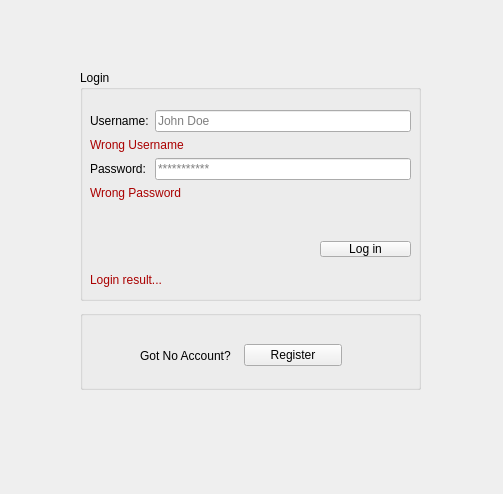
<?xml version="1.0" encoding="UTF-8"?>
<ui version="4.0">
 <class>LoginPage</class>
 <widget class="QWidget" name="LoginPage">
  <property name="geometry">
   <rect>
    <x>0</x>
    <y>0</y>
    <width>503</width>
    <height>494</height>
   </rect>
  </property>
  <property name="minimumSize">
   <size>
    <width>503</width>
    <height>494</height>
   </size>
  </property>
  <property name="maximumSize">
   <size>
    <width>503</width>
    <height>494</height>
   </size>
  </property>
  <property name="windowTitle">
   <string>Form</string>
  </property>
  <property name="styleSheet">
   <string notr="true"/>
  </property>
  <widget class="QGroupBox" name="groupBox">
   <property name="geometry">
    <rect>
     <x>80</x>
     <y>70</y>
     <width>341</width>
     <height>231</height>
    </rect>
   </property>
   <property name="styleSheet">
    <string notr="true"/>
   </property>
   <property name="title">
    <string>Login</string>
   </property>
   <widget class="QPushButton" name="login_pbn">
    <property name="geometry">
     <rect>
      <x>240</x>
      <y>171</y>
      <width>91</width>
      <height>16</height>
     </rect>
    </property>
    <property name="styleSheet">
     <string notr="true"/>
    </property>
    <property name="text">
     <string>Log in</string>
    </property>
   </widget>
   <widget class="QWidget" name="formLayoutWidget">
    <property name="geometry">
     <rect>
      <x>10</x>
      <y>40</y>
      <width>321</width>
      <height>119</height>
     </rect>
    </property>
    <layout class="QFormLayout" name="formLayout">
     <item row="0" column="0">
      <widget class="QLabel" name="username_lbl">
       <property name="styleSheet">
        <string notr="true"/>
       </property>
       <property name="text">
        <string>Username:</string>
       </property>
      </widget>
     </item>
     <item row="0" column="1">
      <widget class="QLineEdit" name="username_led">
       <property name="styleSheet">
        <string notr="true"/>
       </property>
       <property name="placeholderText">
        <string>John Doe</string>
       </property>
      </widget>
     </item>
     <item row="1" column="0" colspan="2">
      <widget class="QLabel" name="usrname_warning_lbl">
       <property name="styleSheet">
        <string notr="true">color: rgb(170, 0, 0);</string>
       </property>
       <property name="text">
        <string>Wrong Username&lt;!&gt;</string>
       </property>
      </widget>
     </item>
     <item row="2" column="0">
      <widget class="QLabel" name="password_lbl">
       <property name="styleSheet">
        <string notr="true"/>
       </property>
       <property name="text">
        <string>Password:</string>
       </property>
      </widget>
     </item>
     <item row="2" column="1">
      <widget class="QLineEdit" name="password_led">
       <property name="styleSheet">
        <string notr="true"/>
       </property>
       <property name="echoMode">
        <enum>QLineEdit::Password</enum>
       </property>
       <property name="placeholderText">
        <string>***********</string>
       </property>
      </widget>
     </item>
     <item row="3" column="0" colspan="2">
      <widget class="QLabel" name="password_warning_lbl">
       <property name="styleSheet">
        <string notr="true">color: rgb(170, 0, 0);</string>
       </property>
       <property name="text">
        <string>Wrong Password&lt;!&gt;</string>
       </property>
      </widget>
     </item>
    </layout>
   </widget>
   <widget class="QLabel" name="login_result_lbl">
    <property name="geometry">
     <rect>
      <x>10</x>
      <y>200</y>
      <width>319</width>
      <height>20</height>
     </rect>
    </property>
    <property name="styleSheet">
     <string notr="true">color: rgb(170, 0, 0);</string>
    </property>
    <property name="text">
     <string>Login result...</string>
    </property>
   </widget>
  </widget>
  <widget class="QGroupBox" name="groupBox_2">
   <property name="geometry">
    <rect>
     <x>80</x>
     <y>310</y>
     <width>341</width>
     <height>80</height>
    </rect>
   </property>
   <property name="title">
    <string/>
   </property>
   <widget class="QWidget" name="layoutWidget">
    <property name="geometry">
     <rect>
      <x>60</x>
      <y>30</y>
      <width>202</width>
      <height>31</height>
     </rect>
    </property>
    <layout class="QHBoxLayout" name="horizontalLayout_3">
     <item>
      <widget class="QLabel" name="Register_lbl">
       <property name="styleSheet">
        <string notr="true"/>
       </property>
       <property name="text">
        <string>Got No Account?</string>
       </property>
      </widget>
     </item>
     <item>
      <widget class="QPushButton" name="Register_pbn">
       <property name="styleSheet">
        <string notr="true"/>
       </property>
       <property name="text">
        <string>Register</string>
       </property>
      </widget>
     </item>
    </layout>
   </widget>
  </widget>
  <widget class="QPushButton" name="Theme_1">
   <property name="geometry">
    <rect>
     <x>330</x>
     <y>420</y>
     <width>21</width>
     <height>21</height>
    </rect>
   </property>
   <property name="styleSheet">
    <string notr="true">background-image: url(:/new/prefix1/Style/red.png);
border-color: rgb(170, 170, 127);
border-radius:10%;
</string>
   </property>
   <property name="text">
    <string/>
   </property>
  </widget>
  <widget class="QPushButton" name="Theme_2_pbn">
   <property name="geometry">
    <rect>
     <x>300</x>
     <y>420</y>
     <width>21</width>
     <height>21</height>
    </rect>
   </property>
   <property name="styleSheet">
    <string notr="true">background-image: url(:/new/prefix1/Style/Stars.png);
border-color: rgb(170, 170, 127);
border-radius:10%;</string>
   </property>
   <property name="text">
    <string/>
   </property>
  </widget>
  <widget class="QPushButton" name="Theme_3_pbn">
   <property name="geometry">
    <rect>
     <x>390</x>
     <y>420</y>
     <width>21</width>
     <height>21</height>
    </rect>
   </property>
   <property name="styleSheet">
    <string notr="true">background-image: url(:/new/prefix1/Style/LightPink.png);
border-color: rgb(170, 170, 127);
border-radius: 10%;</string>
   </property>
   <property name="text">
    <string/>
   </property>
  </widget>
  <widget class="QPushButton" name="pushButton">
   <property name="geometry">
    <rect>
     <x>360</x>
     <y>420</y>
     <width>21</width>
     <height>21</height>
    </rect>
   </property>
   <property name="styleSheet">
    <string notr="true">background-image: url(:/new/prefix1/Style/Green.png);
border-color: rgb(170, 170, 127);
border-radius: 10%;</string>
   </property>
   <property name="text">
    <string/>
   </property>
  </widget>
 </widget>
 <resources/>
 <connections/>
</ui>
